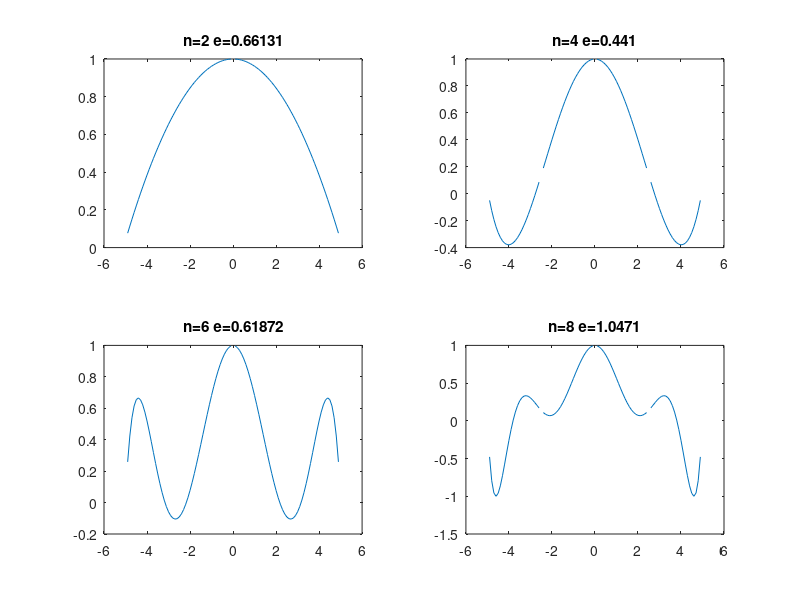

The MATLAB source for this figure:
clear 

function z = compute_A_i(i,x)
  m = length(x);
  p = 1;
  for j = 1:m
    if i~=j
      p = p*(x(i)-x(j));
    endif
  end
  z = 1/p;
endfunction

function L = lagrange(x,y,xx)  
  m = length(x);
  P = zeros(1,m);
  N = length(xx);
  L = zeros(1,N);
  for j = 1:N
    s1 = 0;
    s2 = 0;
    for i = 1:m
      P(i) = compute_A_i(i,x);
      s1 = s1 + P(i)*y(i)/(xx(j)-x(i));
      s2 = s2 + P(i)/(xx(j)-x(i));
    endfor
  L(j) = s1/s2;
  end
endfunction

f = @(a) 1 ./ (1 + a .^ 2);

function max = compute_E_n(f, y, n, L)
  max = 0;
  for i = 1:100
    calcul = abs(f(i / 10 - 5) - L(i));
    if (calcul > max)
      max = calcul;
    endif
  endfor
endfunction

hold on;

N = 2:2:8;
for n = N
  x = linspace(-5, 5, n + 1);
  y = f(x);
  xx = linspace(-5, 5, 101);
  L = lagrange(x, y, xx);
  e = compute_E_n(f, y, n, L)
  subplot(2, 2, n / 2);
  plot(xx, L);
  title(strcat("n=", num2str(n), " e=", num2str(e)))
endfor
    
    
    
    
    
    
    




